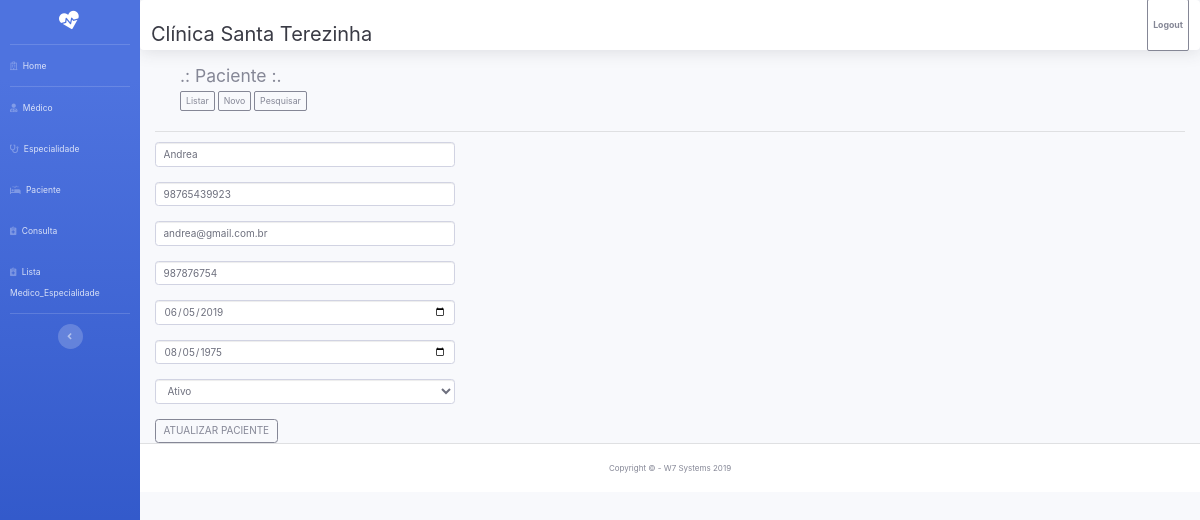
The app's page /view/PacienteEditar.php?id_pacientes=16 with its own data.
### tables this page shows
CREATE TABLE IF NOT EXISTS `pacientes` (
  `id_pacientes` int(11) NOT NULL AUTO_INCREMENT,
  `nome_pacientes` varchar(255) NOT NULL,
  `cpf_pacientes` varchar(255) NOT NULL,
  `email_pacientes` varchar(255) NOT NULL,
  `telefone_pacientes` varchar(20) NOT NULL,
  `datacadastro_pacientes` date NOT NULL,
  `dataaniversario_pacientes` date NOT NULL,
  `idade_pacientes` varchar(10) NOT NULL,
  `situacao_pacientes` int(3) NOT NULL,
  PRIMARY KEY (`id_pacientes`)
);

### model/Paciente.php (called while the page is built, shortened)
<?php
require_once("Conexao.php");
class Paciente extends Conexao {
  public function selectUnit($id) {
    $sql = "SELECT * FROM pacientes WHERE id_pacientes = :id";
    $res = Conexao::prepare($sql);
    $res->bindParam(':id', $id, PDO::PARAM_INT);
    $res->execute();
    return $res->fetch();
  }
}
?>

### model/Conexao.php (called while the page is built, shortened)
<?php
class Conexao {
	private static $pdo;
	public static function ConexaoDB() {
		if (!isset(self::$pdo)) {
			try {
				self::$pdo = new PDO("mysql:host=".HOST. ";dbname=".DB , USER, PASS);
				self::$pdo->setAttribute(PDO::ATTR_DEFAULT_FETCH_MODE, PDO::FETCH_OBJ);
				self::$pdo->setAttribute(PDO::ATTR_ERRMODE, PDO::ERRMODE_EXCEPTION);
			} catch (PDOException $e) {
				echo "Erro no DB ".$e->getMessage();
			}
		}
		return self::$pdo;
	}
	public function prepare($sql) {
		return self::ConexaoDB()->prepare($sql);
	}
}
?>

### view/PacienteEditar.php (the view, shortened to what this page needs)
<?php require_once("layout/head.php"); ?>
<?php require_once("layout/menu.php"); ?>
<?php require_once("layout/nav.php"); ?>
<?php require_once("layout/PacienteMenu.php"); ?>
<?php
require_once '../model/Paciente.php';
$paciente = new Paciente();
$id = (int) $_GET['id_pacientes'];
$dados = $paciente->selectUnit($id);
?>
<div class="container">
	<hr>
	<form action="" method="POST" style="width: 300px;">
		<div>
			<input class="form-control" type="text" id="nome_pacientes" name="nome_pacientes" value="<?php echo $dados->nome_pacientes; ?>">
		</div>
		<br>
		<div>
			<input class="form-control" type="text" id="cpf_pacientes" name="cpf_pacientes" value="<?php echo $dados->cpf_pacientes; ?>" >
		</div>
		<br>
		<div>
			<input class="form-control" type="email" id="email_pacientes" name="email_pacientes" value="<?php echo $dados->email_pacientes; ?>" >
		</div>
		<br>
		<div>
			<input class="form-control" type="text" id="telefone_pacientes" name="telefone_pacientes" value="<?php echo $dados->telefone_pacientes; ?>">
		</div>
		<br>
		<div>
			<input class="form-control" type="date" id="datacadastro_pacientes" name="datacadastro_pacientes" value="<?php echo $dados->datacadastro_pacientes; ?>" >
		</div>
		<br>
		<div>
			<input class="form-control" type="date" id="dataaniversario_pacientes" name="dataaniversario_pacientes" value="<?php echo $dados->dataaniversario_pacientes; ?>" >
		</div>
		<br>
		<?php $st = $dados->situacao_pacientes; ?>
		<div>
			<?php if ($st == '1'): ?>
				<select class="form-control" name="situacao_pacientes">
				<option value="1">Ativo</option>
			</select>
			<?php
			endif;
			?>
		</div>
		<br>
		<input type="submit" name="pacienteatualizar" value="ATUALIZAR PACIENTE" class="btn btn-outline-secondary">
	</form>
</div>
<?php require_once("layout/footer.php"); ?>

### records on screen
pacientes: nome_pacientes "Andrea", cpf_pacientes "98765439923", email_pacientes "andrea@gmail.com.br", telefone_pacientes "987876754", datacadastro_pacientes "06/05/2019", dataaniversario_pacientes "08/05/1975"
